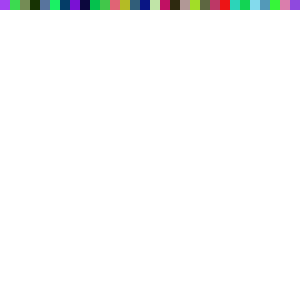
Frame 1 (no input)
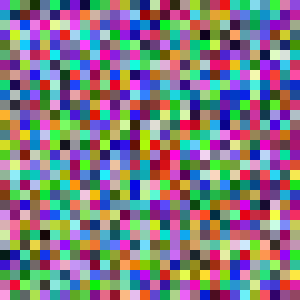
Frame 60 (the mouse pressed at the canvas centre just before this capture)
Frame 120 (the mouse held since frame 60 and released just before this capture): identical to frame 60, image omitted

The Processing sketch that drew these frames (run headless with seeded random() and noise(); from frame 60 on, the mouse is pressed at the canvas centre):

// Processing sketch: Aufgabe4_14
// ── Aufgabe4_14.pde
int rectX=0;
int rectY=0;
int rectgroese =10;

float rotwert;
float blauwert;
float gruenwert;

void setup ()
{
  size(300, 300);
  background(255);
  noStroke();
}

void draw ()
{ 
  while (rectX < width )
  {
    rotwert = random(0, 255); //Zufallsfarbe zuweisen
    blauwert = random(0, 255);
    gruenwert = random(0, 255);

    fill(rotwert, blauwert, gruenwert); //Farbe in kästchen füllen
    rect(rectX, rectY, rectgroese, rectgroese);
    rectX+=10;
  }
  if (rectX == width&&rectY != height) //wenn die X reihe 
  {
  rectY +=10;
  rectX = 0 ;
  }
}
